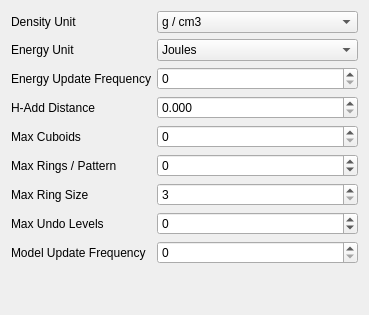
     <widget class="QWidget" name="GeneralTab">
      <attribute name="icon">
       <iconset resource="icons.qrc">
        <normaloff>:/program/icons/aten.png</normaloff>:/program/icons/aten.png</iconset>
      </attribute>
      <attribute name="title">
       <string>General</string>
      </attribute>
      <layout class="QVBoxLayout" name="verticalLayout_6">
       <item>
        <layout class="QGridLayout">
         <property name="leftMargin">
          <number>0</number>
         </property>
         <property name="topMargin">
          <number>0</number>
         </property>
         <property name="rightMargin">
          <number>0</number>
         </property>
         <property name="bottomMargin">
          <number>0</number>
         </property>
         <property name="spacing">
          <number>6</number>
         </property>
         <item row="1" column="0">
          <widget class="QLabel" name="label_17">
           <property name="text">
            <string>Energy Unit</string>
           </property>
          </widget>
         </item>
         <item row="6" column="0">
          <widget class="QLabel" name="label_26">
           <property name="text">
            <string>Max Ring Size</string>
           </property>
          </widget>
         </item>
         <item row="8" column="1">
          <widget class="QSpinBox" name="MaxUndoLevelsSpin">
           <property name="toolTip">
            <string>Number of undo levels per model (-1 = unlimited)</string>
           </property>
           <property name="suffix">
            <string/>
           </property>
           <property name="minimum">
            <number>-1</number>
           </property>
           <property name="maximum">
            <number>999</number>
           </property>
          </widget>
         </item>
         <item row="1" column="1">
          <widget class="QComboBox" name="EnergyUnitCombo">
           <property name="toolTip">
            <string>Global energy unit in use</string>
           </property>
           <item>
            <property name="text">
             <string>Joules</string>
            </property>
           </item>
           <item>
            <property name="text">
             <string>KiloJoules</string>
            </property>
           </item>
           <item>
            <property name="text">
             <string>Calories</string>
            </property>
           </item>
           <item>
            <property name="text">
             <string>KiloCalories</string>
            </property>
           </item>
           <item>
            <property name="text">
             <string>ElectronVolts</string>
            </property>
           </item>
           <item>
            <property name="text">
             <string>Hartree</string>
            </property>
           </item>
          </widget>
         </item>
         <item row="0" column="1">
          <widget class="QComboBox" name="DensityUnitCombo">
           <property name="toolTip">
            <string>Global density unit in use</string>
           </property>
           <property name="currentIndex">
            <number>0</number>
           </property>
           <item>
            <property name="text">
             <string>g / cm3</string>
            </property>
           </item>
           <item>
            <property name="text">
             <string>Atoms / &amp;#8491;&lt;sup&gt;-3&lt;/sup&gt;</string>
            </property>
           </item>
          </widget>
         </item>
         <item row="9" column="1">
          <widget class="QSpinBox" name="ModelUpdateSpin">
           <property name="toolTip">
            <string>Model view update frequency for various methods</string>
           </property>
          </widget>
         </item>
         <item row="6" column="1">
          <widget class="QSpinBox" name="MaxRingSizeSpin">
           <property name="toolTip">
            <string>Maximum ring size detected when typing atoms</string>
           </property>
           <property name="minimum">
            <number>3</number>
           </property>
          </widget>
         </item>
         <item row="0" column="0">
          <widget class="QLabel" name="label_18">
           <property name="text">
            <string>Density Unit</string>
           </property>
          </widget>
         </item>
         <item row="8" column="0">
          <widget class="QLabel" name="label_16">
           <property name="text">
            <string>Max Undo Levels</string>
           </property>
          </widget>
         </item>
         <item row="2" column="1">
          <widget class="QSpinBox" name="EnergyUpdateSpin">
           <property name="toolTip">
            <string>Frequency of energy output for various methods</string>
           </property>
           <property name="maximum">
            <number>1000</number>
           </property>
          </widget>
         </item>
         <item row="3" column="1">
          <widget class="QDoubleSpinBox" name="HAddDistanceSpin">
           <property name="toolTip">
            <string>X-H distance used when adding hydrogen atoms to models</string>
           </property>
           <property name="decimals">
            <number>3</number>
           </property>
          </widget>
         </item>
         <item row="2" column="0">
          <widget class="QLabel" name="label_27">
           <property name="text">
            <string>Energy Update Frequency</string>
           </property>
          </widget>
         </item>
         <item row="3" column="0">
          <widget class="QLabel" name="label_19">
           <property name="text">
            <string>H-Add Distance</string>
           </property>
          </widget>
         </item>
         <item row="9" column="0">
          <widget class="QLabel" name="label_28">
           <property name="text">
            <string>Model Update Frequency</string>
           </property>
          </widget>
         </item>
         <item row="5" column="0">
          <widget class="QLabel" name="label_34">
           <property name="text">
            <string>Max Rings / Pattern</string>
           </property>
          </widget>
         </item>
         <item row="5" column="1">
          <widget class="QSpinBox" name="MaxRingsSpin">
           <property name="minimum">
            <number>-1</number>
           </property>
           <property name="maximum">
            <number>10000</number>
           </property>
          </widget>
         </item>
         <item row="4" column="0">
          <widget class="QLabel" name="label_38">
           <property name="text">
            <string>Max Cuboids</string>
           </property>
          </widget>
         </item>
         <item row="4" column="1">
          <widget class="QSpinBox" name="MaxCuboidsSpin">
           <property name="toolTip">
            <string>Maximum number of bonding cuboids to allow in any one cell direction</string>
           </property>
           <property name="maximum">
            <number>1000</number>
           </property>
          </widget>
         </item>
        </layout>
       </item>
       <item>
        <spacer>
         <property name="orientation">
          <enum>Qt::Vertical</enum>
         </property>
         <property name="sizeType">
          <enum>QSizePolicy::Expanding</enum>
         </property>
         <property name="sizeHint" stdset="0">
          <size>
           <width>20</width>
           <height>40</height>
          </size>
         </property>
        </spacer>
       </item>
      </layout>
     </widget>
